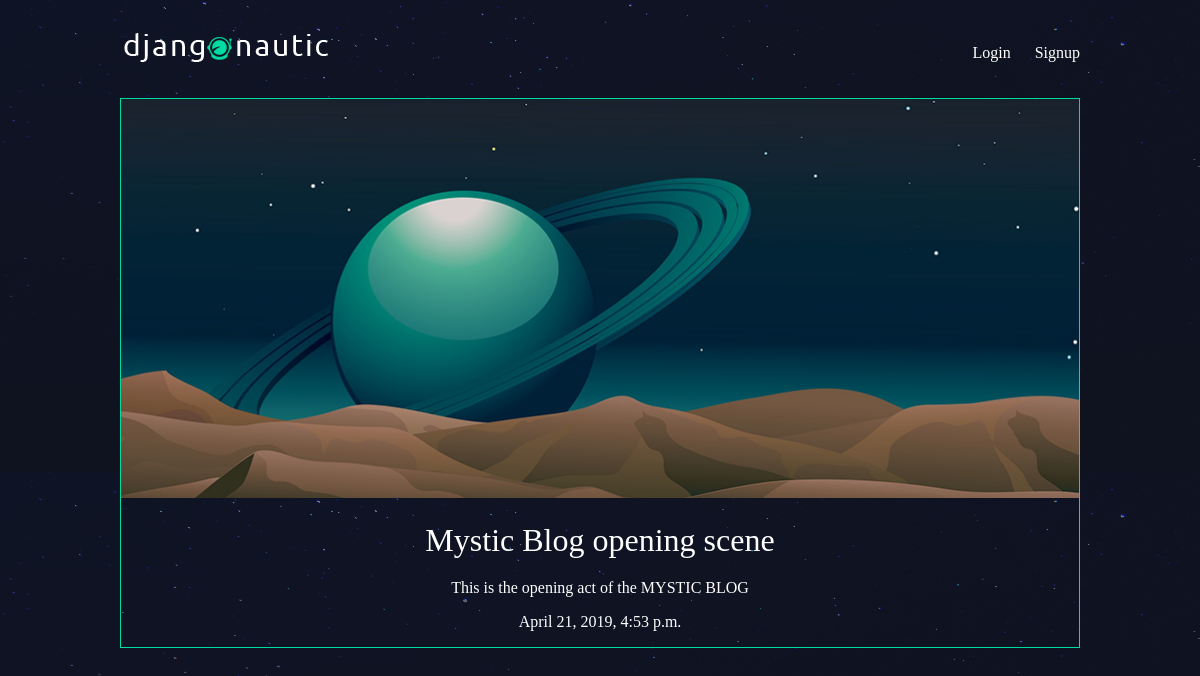
/articles/opening-mystic-blog, run on an earlier commit of the app's database.
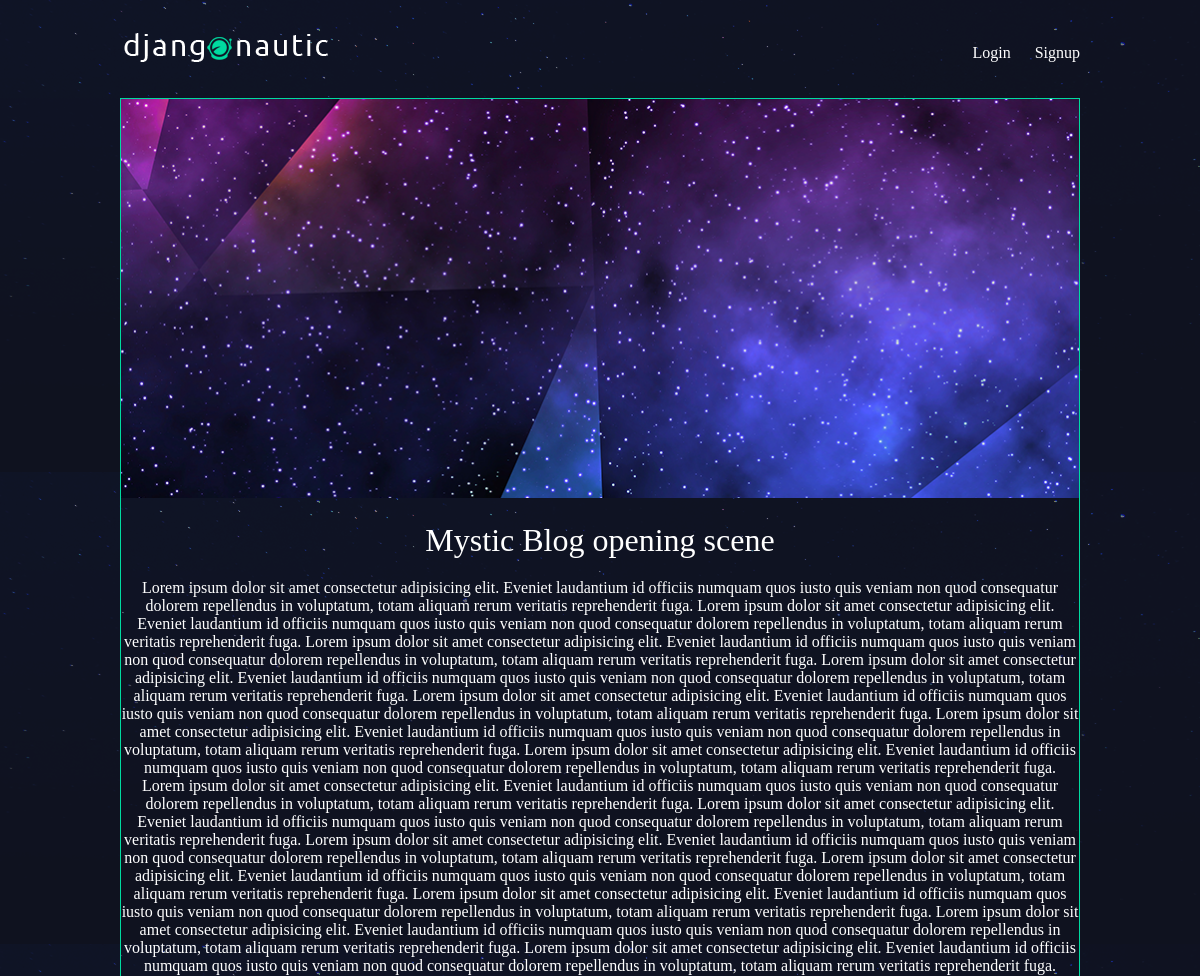
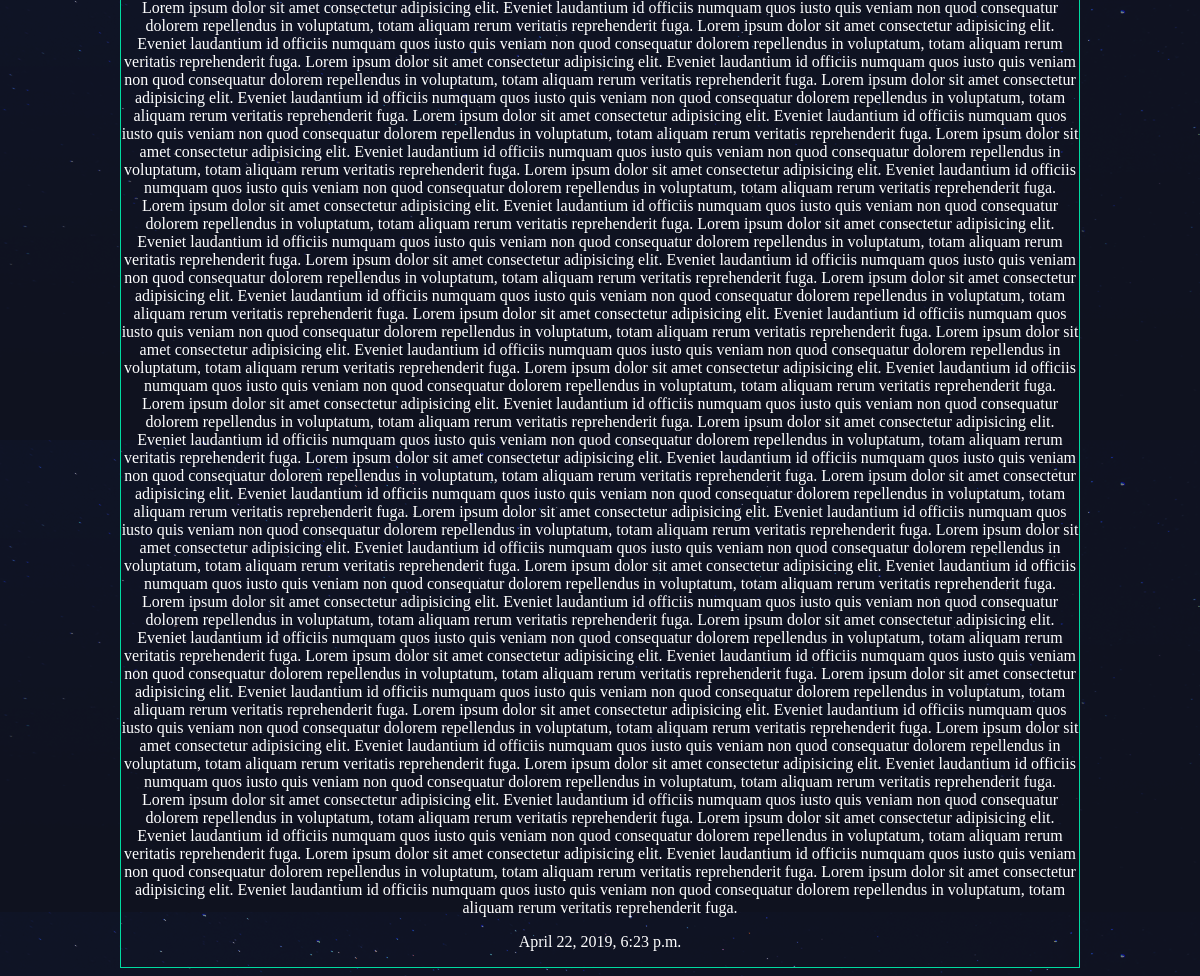
And on a later commit of the database (2 pictures, top to bottom).
### articles/models.py (models this page shows, shortened)
class Article(models.Model):
    title=models.CharField(max_length=100)
    slug=models.SlugField()
    body=models.TextField()
    date=models.DateTimeField(auto_now_add=True)
    thumb=models.ImageField(default='default.png', blank=True)
    author=models.ForeignKey(User, default=None, on_delete=models.CASCADE)

### articles/views.py (the view)
# urls.py: path('<slug:slug>',views.article_detail,name='detail')
def article_detail(request,slug):
    article=Article.objects.get(slug=slug)
    return render(request,"articles/article_detail.html",{'article':article})

### articles/templates/articles/article_detail.html
{% extends "base_template.html" %}
{% block content %}
<div class="article-detail">
    <div class="article">
        <img src="{{ article.thumb.url }}"/>
        <h2>{{article.title}}</h2>
        <p>{{article.body}}</p>
        <p>{{article.date}}</p>
    </div>
</div>
{% endblock content %}

What changed in the data, as far as the page shows it:
changed Article "Mystic Blog opening scene": thumb: picture added in place of a placeholder; body "This is the opening act of the MYSTIC BLOG" → "Lorem ipsum dolor sit amet consectetur adipisicing elit. Eveniet laudantium id officiis numquam quos iusto quis veniam non quod consequatur dolorem repellendus in voluptatum, totam aliquam rerum veritatis reprehenderit fuga. Lorem ipsum dolor sit amet consectetur adipisicing elit. Eveniet laudantium id officiis numquam quos iusto quis veniam non quod consequatur dolorem repellendus in voluptatum, totam aliquam rerum veritatis reprehenderit fuga. Lorem ipsum dolor sit amet consectetur adipisicing elit. Eveniet laudantium id officiis numquam quos iusto quis veniam non quod consequatur dolorem repellendus in voluptatum, totam aliquam rerum veritatis reprehenderit fuga. Lorem ipsum dolor sit…"; date "April 21, 2019, 4:53 p.m." → "April 22, 2019, 6:23 p.m."
